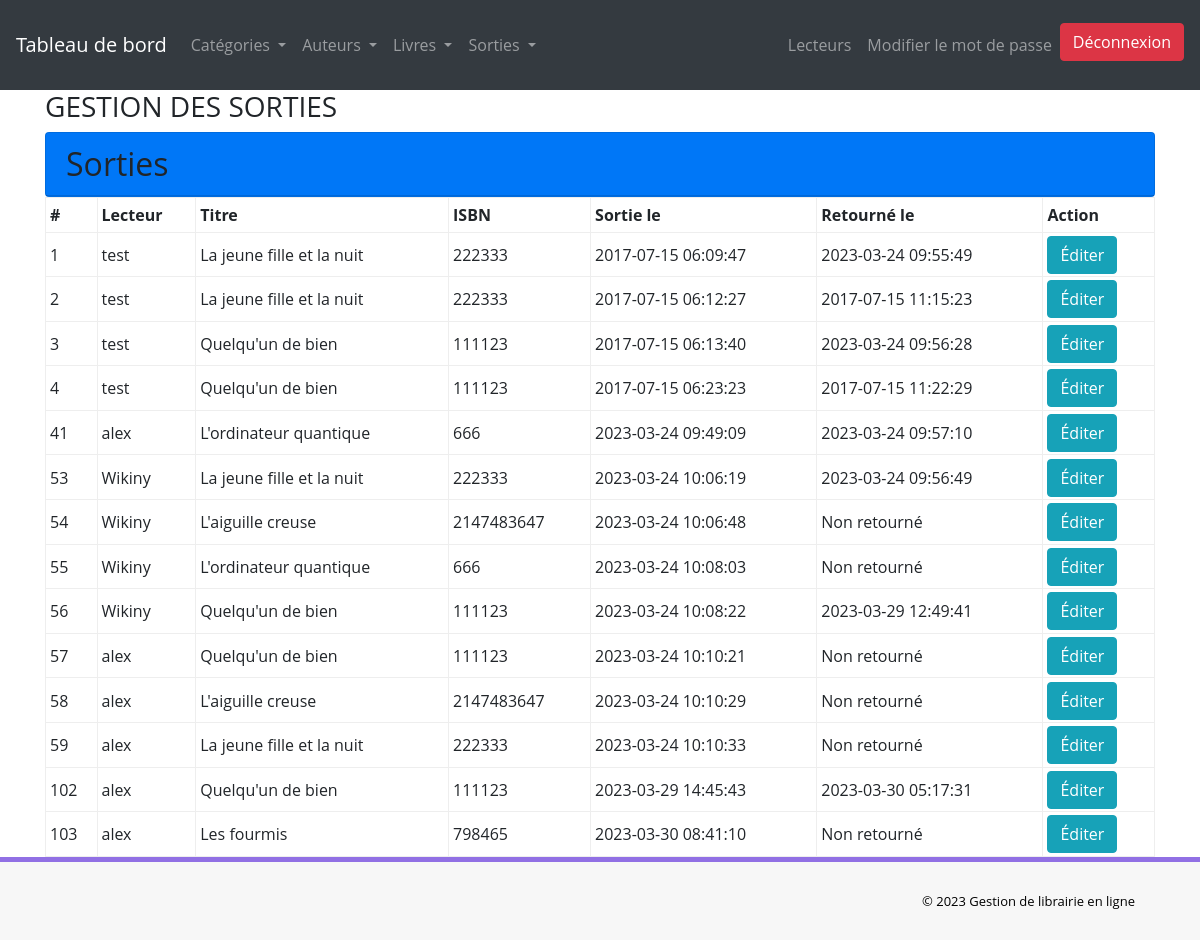
The app's page /admin/manage-issued-books.php with its own data.
### tables this page shows
CREATE TABLE IF NOT EXISTS `tblissuedbookdetails` (
  `id` int NOT NULL AUTO_INCREMENT,
  `BookId` int DEFAULT NULL,
  `ReaderID` varchar(150) DEFAULT NULL,
  `IssuesDate` timestamp NULL DEFAULT CURRENT_TIMESTAMP,
  `ReturnDate` timestamp NULL DEFAULT NULL ON UPDATE CURRENT_TIMESTAMP,
  `ReturnStatus` int DEFAULT NULL,
  `fine` int DEFAULT NULL,
  PRIMARY KEY (`id`)
);

CREATE TABLE IF NOT EXISTS `tblreaders` (
  `id` int NOT NULL AUTO_INCREMENT,
  `ReaderId` varchar(100) DEFAULT NULL,
  `FullName` varchar(120) DEFAULT NULL,
  `EmailId` varchar(120) DEFAULT NULL,
  `MobileNumber` char(11) DEFAULT NULL,
  `Password` varchar(120) DEFAULT NULL,
  `Status` int DEFAULT NULL,
  `RegDate` timestamp NULL DEFAULT CURRENT_TIMESTAMP,
  `UpdateDate` timestamp NULL DEFAULT NULL ON UPDATE CURRENT_TIMESTAMP,
  PRIMARY KEY (`id`)
);

CREATE TABLE IF NOT EXISTS `tblbooks` (
  `id` int NOT NULL AUTO_INCREMENT,
  `BookName` varchar(255) DEFAULT NULL,
  `CatId` int DEFAULT NULL,
  `AuthorId` int DEFAULT NULL,
  `ISBNNumber` int DEFAULT NULL,
  `BookPrice` int DEFAULT NULL,
  `RegDate` timestamp NULL DEFAULT CURRENT_TIMESTAMP,
  `UpdationDate` timestamp NULL DEFAULT NULL ON UPDATE CURRENT_TIMESTAMP,
  PRIMARY KEY (`id`)
);

### admin/manage-issued-books.php (the view, shortened to what this page needs)
<?php
include('includes/config.php');
$query = " SELECT tibkdt.id, trd.FullName, tbk.BookName, tbk.ISBNNumber, tibkdt.IssuesDate, tibkdt.ReturnDate, tibkdt.ReturnStatus
            FROM tblissuedbookdetails tibkdt
            JOIN tblreaders trd ON tibkdt.ReaderId = trd.ReaderId
            JOIN tblbooks tbk ON tibkdt.BookId = tbk.id";
$stmt = $dbh->prepare($query);
$stmt->execute();
$results = $stmt->fetchAll();
?>
<!DOCTYPE html>
<html lang="FR">
<head>
    <link rel="stylesheet" href="https://maxcdn.bootstrapcdn.com/bootstrap/4.0.0/css/bootstrap.min.css">
    <link href="assets/css/font-awesome.css" rel="stylesheet" />
    <link href="assets/css/style.css" rel="stylesheet" />
</head>
<body>
<?php include('includes/header.php');?>
    <div class="container">
        <div class="row">
            <div class="col">
                <h3>GESTION DES SORTIES</h3>
            </div>
        </div>
        <div class="row">
            <div class="w-100">
                <div class="container">
                    <div class="card bg-primary text-black">
                        <h2 class="card-header">Sorties</h2>
                    </div>
                        <table class="w-100">
                            <thead>
                                <tr>
                                    <th class="fa-border">#</th>
                                    <th class="fa-border">Lecteur</th>
                                    <th class="fa-border">Titre</th>
                                    <th class="fa-border">ISBN</th>
                                    <th class="fa-border">Sortie le</th>
                                    <th class="fa-border">Retourné le</th>
                                    <th class="fa-border">Action</th>
                                </tr>
                            </thead>
                            <tbody class="body">
                        <?php
                            foreach ($results as $result) { ?>
                            <tr>
                                <td class="fa-border"><?= $result['id'] ?></td>
                                <td class="fa-border"><?= $result['FullName'] ?></td>
                                <td class="fa-border"><?= $result['BookName'] ?></td>
                                <td class="fa-border"><?= $result['ISBNNumber'] ?></td>
                                <td class="fa-border"><?= $result['IssuesDate'] ?></td>
                                <td class="fa-border"><?= ($result['ReturnDate'] && $result['ReturnStatus'] == 1) ? $result['ReturnDate'] : 'Non retourné' ?></td>
                                <td class="fa-border"><a href="edit-issue-book.php?edit=<?= $result['id'] ?>"><button name="edit" class="btn btn-info">Éditer</button></a>
                                </td>
                            </tr>
                            <?php } ?>
                            </tbody>
                        </table>
                </div>
            </div>
        </div>
    </div>
 <?php include('includes/footer.php');?>
</body>
</html>

### records on screen
tblissuedbookdetails: id "1", tblreaders.FullName "test", BookId.BookName "La jeune fille et la nuit", BookId.ISBNNumber "222333", IssuesDate "2017-07-15 06:09:47", ReturnDate "2023-03-24 09:55:49"
tblissuedbookdetails: id "2", tblreaders.FullName "test", BookId.BookName "La jeune fille et la nuit", BookId.ISBNNumber "222333", IssuesDate "2017-07-15 06:12:27", ReturnDate "2017-07-15 11:15:23"
tblissuedbookdetails: id "3", tblreaders.FullName "test", BookId.BookName "Quelqu'un de bien", BookId.ISBNNumber "111123", IssuesDate "2017-07-15 06:13:40", ReturnDate "2023-03-24 09:56:28"
tblissuedbookdetails: id "4", tblreaders.FullName "test", BookId.BookName "Quelqu'un de bien", BookId.ISBNNumber "111123", IssuesDate "2017-07-15 06:23:23", ReturnDate "2017-07-15 11:22:29"
tblissuedbookdetails: id "41", tblreaders.FullName "alex", BookId.BookName "L'ordinateur quantique", BookId.ISBNNumber "666", IssuesDate "2023-03-24 09:49:09", ReturnDate "2023-03-24 09:57:10"
tblissuedbookdetails: id "53", tblreaders.FullName "Wikiny", BookId.BookName "La jeune fille et la nuit", BookId.ISBNNumber "222333", IssuesDate "2023-03-24 10:06:19", ReturnDate "2023-03-24 09:56:49"
tblissuedbookdetails: id "54", tblreaders.FullName "Wikiny", BookId.BookName "L'aiguille creuse", BookId.ISBNNumber "2147483647", IssuesDate "2023-03-24 10:06:48", shows "Non retourné"
tblissuedbookdetails: id "55", tblreaders.FullName "Wikiny", BookId.BookName "L'ordinateur quantique", BookId.ISBNNumber "666", IssuesDate "2023-03-24 10:08:03", ReturnStatus "Non retourné"
tblissuedbookdetails: id "56", tblreaders.FullName "Wikiny", BookId.BookName "Quelqu'un de bien", BookId.ISBNNumber "111123", IssuesDate "2023-03-24 10:08:22", ReturnDate "2023-03-29 12:49:41"
tblissuedbookdetails: id "57", tblreaders.FullName "alex", BookId.BookName "Quelqu'un de bien", BookId.ISBNNumber "111123", IssuesDate "2023-03-24 10:10:21", ReturnStatus "Non retourné"
tblissuedbookdetails: id "58", tblreaders.FullName "alex", BookId.BookName "L'aiguille creuse", BookId.ISBNNumber "2147483647", IssuesDate "2023-03-24 10:10:29", shows "Non retourné"
tblissuedbookdetails: id "59", tblreaders.FullName "alex", BookId.BookName "La jeune fille et la nuit", BookId.ISBNNumber "222333", IssuesDate "2023-03-24 10:10:33", shows "Non retourné"
tblissuedbookdetails: id "102", tblreaders.FullName "alex", BookId.BookName "Quelqu'un de bien", BookId.ISBNNumber "111123", IssuesDate "2023-03-29 14:45:43", ReturnDate "2023-03-30 05:17:31"
tblissuedbookdetails: id "103", tblreaders.FullName "alex", BookId.BookName "Les fourmis", BookId.ISBNNumber "798465", IssuesDate "2023-03-30 08:41:10", ReturnStatus "Non retourné"
